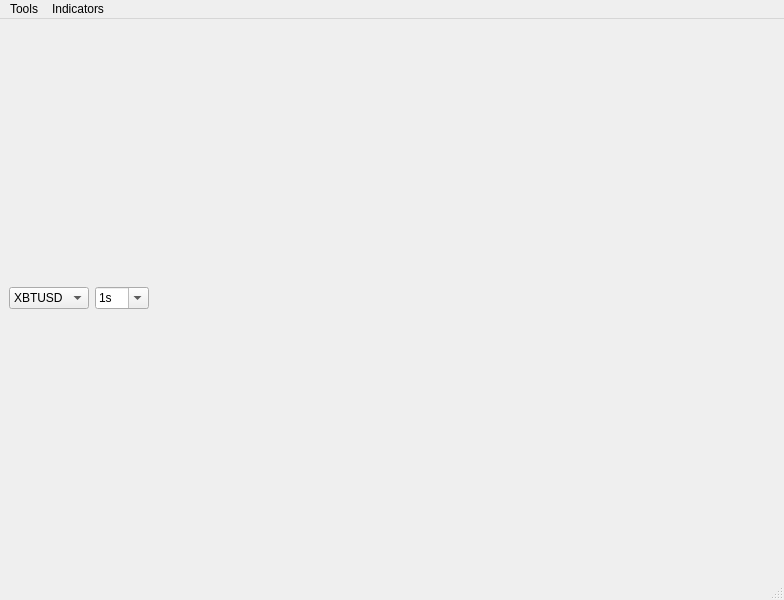
<?xml version="1.0" encoding="UTF-8"?>
<ui version="4.0">
 <class>MainWindow</class>
 <widget class="QMainWindow" name="MainWindow">
  <property name="geometry">
   <rect>
    <x>0</x>
    <y>0</y>
    <width>784</width>
    <height>600</height>
   </rect>
  </property>
  <property name="windowTitle">
   <string>Fake TradingView</string>
  </property>
  <widget class="QWidget" name="centralwidget">
   <layout class="QVBoxLayout" name="verticalLayout">
    <item>
     <layout class="QHBoxLayout" name="horizontalLayout">
      <item>
       <widget class="QComboBox" name="cbSymbol">
        <property name="sizeAdjustPolicy">
         <enum>QComboBox::AdjustToContents</enum>
        </property>
        <item>
         <property name="text">
          <string>XBTUSD</string>
         </property>
        </item>
        <item>
         <property name="text">
          <string>ETHUSD</string>
         </property>
        </item>
       </widget>
      </item>
      <item>
       <widget class="QComboBox" name="cbInterval">
        <property name="editable">
         <bool>true</bool>
        </property>
        <property name="insertPolicy">
         <enum>QComboBox::InsertAtBottom</enum>
        </property>
        <property name="sizeAdjustPolicy">
         <enum>QComboBox::AdjustToContents</enum>
        </property>
        <item>
         <property name="text">
          <string>1s</string>
         </property>
        </item>
        <item>
         <property name="text">
          <string>5s</string>
         </property>
        </item>
        <item>
         <property name="text">
          <string>15s</string>
         </property>
        </item>
        <item>
         <property name="text">
          <string>30s</string>
         </property>
        </item>
        <item>
         <property name="text">
          <string>-----</string>
         </property>
        </item>
        <item>
         <property name="text">
          <string>1m</string>
         </property>
        </item>
        <item>
         <property name="text">
          <string>3m</string>
         </property>
        </item>
        <item>
         <property name="text">
          <string>5m</string>
         </property>
        </item>
        <item>
         <property name="text">
          <string>15m</string>
         </property>
        </item>
        <item>
         <property name="text">
          <string>30m</string>
         </property>
        </item>
        <item>
         <property name="text">
          <string>45m</string>
         </property>
        </item>
        <item>
         <property name="text">
          <string>-----</string>
         </property>
        </item>
        <item>
         <property name="text">
          <string>1h</string>
         </property>
        </item>
        <item>
         <property name="text">
          <string>2h</string>
         </property>
        </item>
        <item>
         <property name="text">
          <string>3h</string>
         </property>
        </item>
        <item>
         <property name="text">
          <string>4h</string>
         </property>
        </item>
        <item>
         <property name="text">
          <string>-----</string>
         </property>
        </item>
        <item>
         <property name="text">
          <string>1D</string>
         </property>
        </item>
        <item>
         <property name="text">
          <string>1W</string>
         </property>
        </item>
        <item>
         <property name="text">
          <string>1M</string>
         </property>
        </item>
        <item>
         <property name="text">
          <string>-----</string>
         </property>
        </item>
       </widget>
      </item>
      <item>
       <spacer name="horizontalSpacer">
        <property name="orientation">
         <enum>Qt::Horizontal</enum>
        </property>
        <property name="sizeHint" stdset="0">
         <size>
          <width>40</width>
          <height>20</height>
         </size>
        </property>
       </spacer>
      </item>
     </layout>
    </item>
   </layout>
  </widget>
  <widget class="QMenuBar" name="menubar">
   <property name="geometry">
    <rect>
     <x>0</x>
     <y>0</y>
     <width>784</width>
     <height>26</height>
    </rect>
   </property>
   <widget class="QMenu" name="menuTools">
    <property name="title">
     <string>Tools</string>
    </property>
    <addaction name="actionVolumeProfile"/>
    <addaction name="actionConsole"/>
   </widget>
   <widget class="QMenu" name="menuIndicator">
    <property name="title">
     <string>Indicators</string>
    </property>
    <addaction name="actionVolume"/>
   </widget>
   <addaction name="menuTools"/>
   <addaction name="menuIndicator"/>
  </widget>
  <widget class="QStatusBar" name="statusbar"/>
  <action name="actionVolumeProfile">
   <property name="text">
    <string>Volume profile</string>
   </property>
  </action>
  <action name="actionConsole">
   <property name="text">
    <string>Console</string>
   </property>
  </action>
  <action name="actionVolume">
   <property name="text">
    <string>Volume</string>
   </property>
  </action>
 </widget>
 <resources/>
 <connections/>
</ui>
